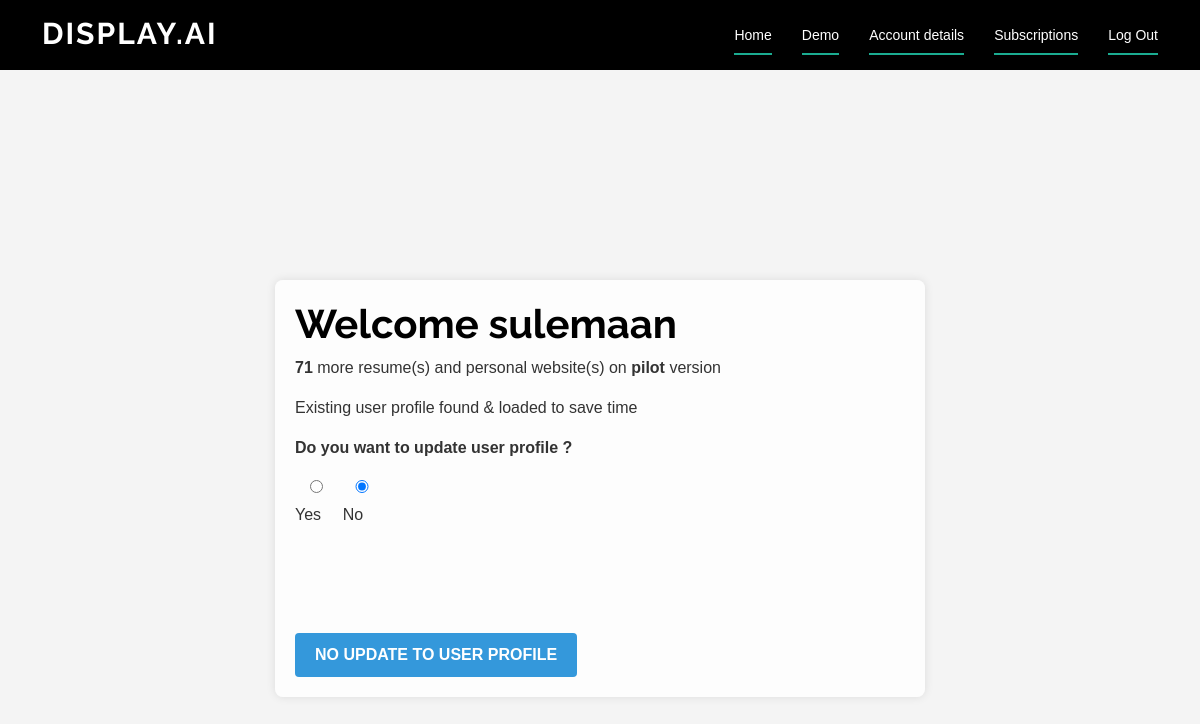
/4/form/ (signed in), run on an earlier commit of the app's database.
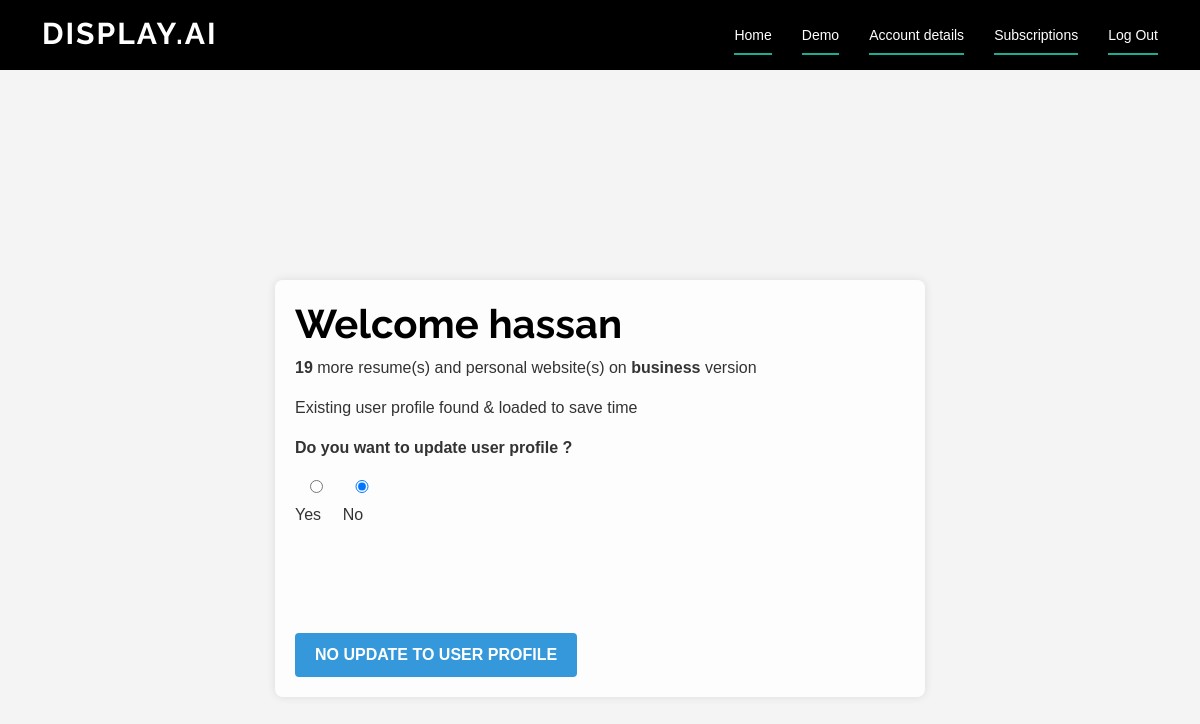
And on a later commit of the database.
### resume_app/models.py (models this page shows, shortened)
class Account(models.Model):
    id = models.AutoField(primary_key=True)
    name = models.CharField(max_length=255, unique=True) # needs to be unique
    password = models.CharField(max_length=255)
    email = models.EmailField()
    tier = models.CharField(max_length=255, default = "free")
    user_profile = models.ForeignKey('UserProfile', on_delete=models.SET_NULL, null=True, related_name='user_profile_account')
    user = models.ForeignKey(User, on_delete=models.SET_NULL, null=True, related_name='account_user')
    user_plan = models.ForeignKey('Plan', on_delete=models.SET_NULL, null=True, related_name='user_plan')
    user_payment = models.ForeignKey('Payment', on_delete=models.SET_NULL, null=True, related_name='user_payment')
    resume_links = models.CharField(max_length=100000, blank=True, null=True, help_text="Separate links with commas")
    unique_words = models.CharField(max_length=10000000, blank=True, null=True, help_text="Separate actions words with commas")
    reset_password_code = models.CharField(max_length=255, null=True)
    is_active = models.BooleanField(default=True)

### resume_app/views.py (the view, shortened to what this page needs)
# urls.py: path('<int:account_id>/form/', form, name='form'),
@login_required
def form(request , account_id):
    account = Account.objects.get(id=account_id)
    user_plan = Plan.objects.get(account = account)
    if request.method == 'GET':
        form = UserProfileForm()
        form = UserProfileForm(instance=account.user_profile)
        work_experience_formset = WorkExperienceFormSet(instance=UserProfile())
        projects_formset = ProjectsFormSet(instance=UserProfile())
        context = {
            'form': form,
            'work_experience_formset': work_experience_formset,
            'projects_formset': projects_formset,
            'account' : account,
            'user_plan' : user_plan,
            'remaining' : user_plan.forms_remaining - user_plan.forms_filled_on_current_plan
        }
        return render(request, 'form.html', context)

### resume_app/templates/form.html (shortened to what this page needs)
{% extends 'index.html' %}
{% block content %}
<br><br><br><br><br><br><br>
<header id="header" class="fixed-top d-flex align-items-center">
    <div class="container d-flex justify-content-between">
        <div class="logo">
            <h1><a href="/">display.ai</a></h1>
        </div>
        <nav id="navbar-form" class="navbar">
            <ul>
                <li><a class="nav-link scrollto active" href="/">Home</a></li>
                <li><a class="nav-link scrollto active" href="/">Demo</a></li>
                <li><a class="nav-link scrollto active" href="{% url 'account' account_id=account.id %}">Account details</a></li>
                <li><a class="nav-link scrollto active" href="{% url 'subscriptions' account_id=account.id %}"> Subscriptions </a></li>
                <li><a class="nav-link scrollto active" href="{% url 'logout' account_id=account.id %}"> Log Out </a></li>
            </ul>
        </nav>
    </div>
</header>
        <div class = "beginning">
            <h1>Welcome {{account.name}}</h1>
            <p> <b> {{remaining}}</b> more resume(s) and personal website(s) on  <b>{{ account.tier }} </b> version </p>
            {% if account.user_profile is None %}
                <p> No user profile found, please fill in below form </p>
            {% else %}
            <p>  Existing user profile found & loaded to save time </p>
            <p id="user_profile_question"> <b> Do you want to update user profile ? </b></p>
            <div id="user_profile_question">
                <label>
                    <input type="radio" name="user_profile_question" id="yes_user_profile_question" value="yes" onclick="toggle_form()"> Yes
                </label>
                <label>
                    <input type="radio" name="user_profile_question" id="no_user_profile_question" value="no" onclick="toggle_form()" checked> No
                </label>
            </div>
            <br> <br>  <br>  <br>
            <a href="{% url 'confirmation' account_id=account.id %}" class="confirmation-button" id="user_profile_question_button">
                <button type="button">NO UPDATE TO USER PROFILE</button>
            </a>
            {% endif %}
        </div>
    <br>  <br>  <br>  <br>  <br>
{% endblock %}

What changed in the data, as far as the page shows it:
changed Account: name "sulemaan" → "hassan"; tier "pilot" → "business"
Also different on the page:
{{ remaining }}: "71" → "19"
